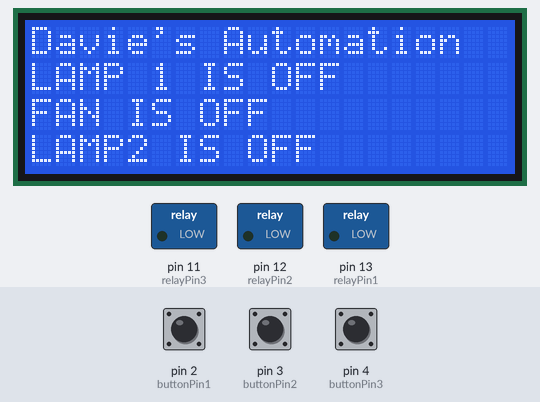
Bench run of a sketch on a simulated Arduino Uno, built with avr-gcc and run on an emulated ATmega328P. Parts: 20×4 character LCD, switched loads named in the sketch (green lamp = pin HIGH). Inputs (shaded band) come from the test bench; at power-on: pin 2 (buttonPin1) LOW, pin 3 (buttonPin2) LOW, pin 4 (buttonPin3) LOW.

Above: at 1.2 s.
1.3 s: pin 2 (buttonPin1) pulled HIGH for 0.15 s
At 1.38 s:
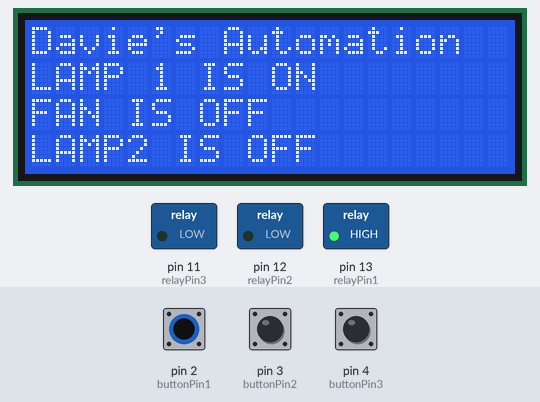
2.9 s: pin 3 (buttonPin2) pulled HIGH for 0.15 s
At 2.98 s:
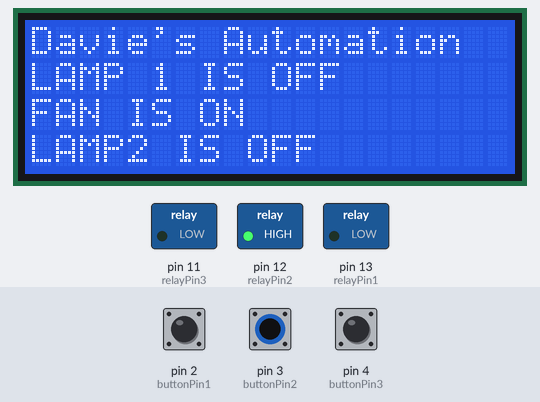
4.5 s: pin 4 (buttonPin3) pulled HIGH for 0.15 s
At 4.58 s:
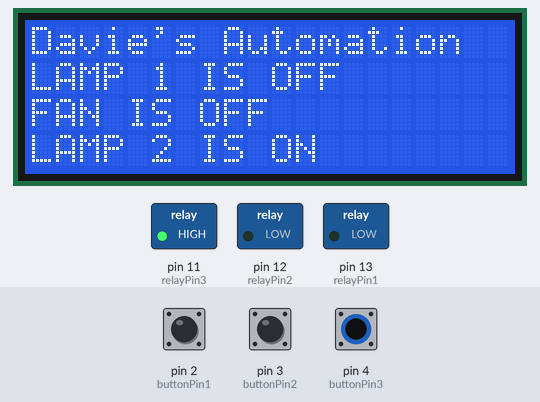
6.1 s: pin 4 (buttonPin3) pulled HIGH for 3.2 s
At 10.0 s:
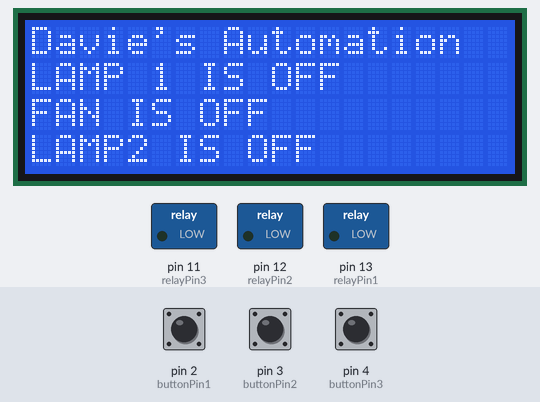
10.8 s: pin 2 (buttonPin1) pulled HIGH for 3.2 s
At 12.2 s:
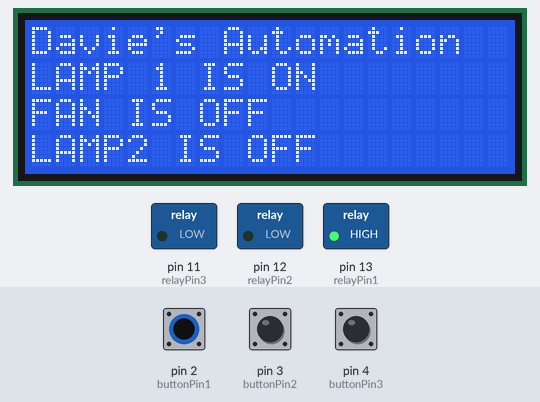
15.5 s: pin 2 (buttonPin1) driven HIGH and pin 3 (buttonPin2) driven HIGH
At 15.8 s:
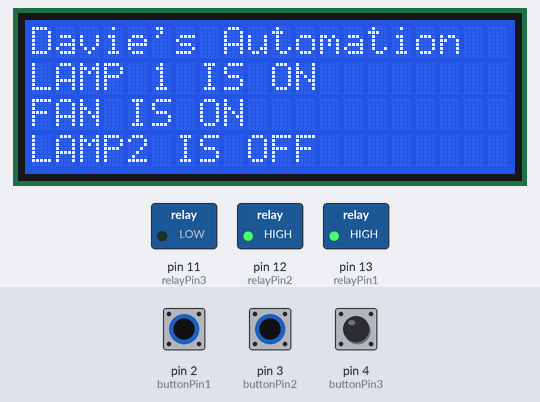
Timing chart, 0 to 18.0 s (numbered marks = the images above; inputs shaded):
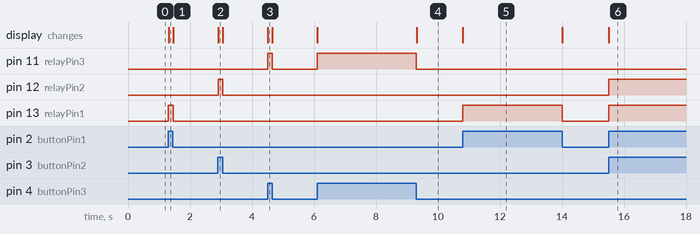

Measured:
- after the input at 1.3 s, pin 13 (relayPin1): LOW → HIGH at once, → LOW 0.15 s later; the display: changes at once (image 1)
- after the input at 2.9 s, pin 12 (relayPin2): LOW → HIGH at once, → LOW 0.15 s later; the display: changes at once (image 2)
- after the input at 4.5 s, pin 11 (relayPin3): LOW → HIGH at once, → LOW 0.15 s later; the display: changes at once (image 3)
- after the input at 6.1 s, pin 11 (relayPin3): LOW → HIGH at once, → LOW 3.2 s later; the display: first changes at once (image 4 shows a later state)
- after the input at 10.8 s, pin 13 (relayPin1): LOW → HIGH at once, → LOW 3.2 s later; the display: changes at once (image 5)
- after the input at 15.5 s, pin 12 (relayPin2), pin 13 (relayPin1): LOW → HIGH at once; the display: changes at once (image 6)

The sketch:

automationcode.ino
```cpp
/*created by Prasant Bhatt
www.facebook.com/elefy
you can do whatever you want with this code
*/
#include <LiquidCrystal.h>
LiquidCrystal lcd(10, 9, 8, 7, 6, 5);
// constants won't change. They're used here to
// set pin numbers:
const int buttonPin1 = 2; // the number of the pushbutton pin
const int buttonPin2 = 3;
const int buttonPin3 = 4;
const int relayPin1 = 13; // the number of the relay pin
const int relayPin2 = 12 ;
const int relayPin3 = 11;
// variables will change:
int buttonState1 = 0; // variable for reading the pushbutton status
int buttonState2 = 0;
int buttonState3 = 0;
void setup() {
// initialize the relay pins as an output:
pinMode(relayPin1, OUTPUT);
pinMode(relayPin2,OUTPUT);
pinMode(relayPin3,OUTPUT);
// initialize the pushbutton pin as an input:
pinMode(buttonPin1, INPUT);
pinMode(buttonPin2, INPUT);
pinMode(buttonPin3, INPUT);
lcd.begin (20, 4);
lcd.clear ();
lcd.setCursor (0, 0);
lcd.print ("Davie's Automation");
}
void loop(){
// read the state of the pushbutton value:
buttonState1 = digitalRead(buttonPin1);
buttonState2=digitalRead(buttonPin2);
buttonState3=digitalRead(buttonPin3);
// check if the pushbutton is pressed.
// if it is, the buttonState is HIGH:
if (buttonState1 == HIGH) {
// turn Lamp on:
digitalWrite(relayPin1, HIGH);
lcd.setCursor (0, 1);
lcd.print ("LAMP 1 IS ON ");
}
else {
// turn Lamp off:
digitalWrite(relayPin1, LOW);
lcd.setCursor (0, 1);
lcd.print ("LAMP 1 IS OFF ");
}
if(buttonState2==HIGH){
digitalWrite(relayPin2,HIGH);
lcd.setCursor (0, 2);
lcd.print ("FAN IS ON ");
}
else{
digitalWrite(relayPin2,LOW);
lcd.setCursor (0, 2);
lcd.print ("FAN IS OFF ");
}
if(buttonState3==HIGH){
digitalWrite(relayPin3,HIGH);
lcd.setCursor (0, 3);
lcd.print ("LAMP 2 IS ON ");
}
else{
digitalWrite(relayPin3,LOW);
lcd.setCursor (0, 3);
lcd.print ("LAMP2 IS OFF ");
}
}
```
